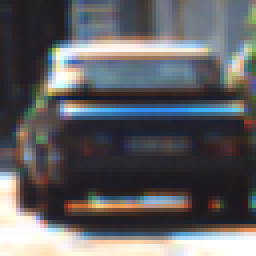
#> input picture Writeup_images/vehicle.png, 64 x 64 px, found by its file name (shown 4 times larger); the run also reads 1 picture not shown here
$ jupyter execute --allow-errors Vehicle_detection-final.ipynb   (shell and % lines are left out)   (older library calls are emulated)
#> lines starting #> are read from the running program, lines starting #| are printed output that depends on the picture; pictures that were not available may be replaced by others from this repository, and a replacement may not be noted
[cell 1]
import matplotlib.image as mpimg
import matplotlib.pyplot as plt
import cv2
import numpy as np
import glob
from skimage.feature import hog
from sklearn.preprocessing import StandardScaler
from sklearn.svm import SVC
from sklearn.model_selection import train_test_split

#first, we're just going to pull in all the lesson functions
#pix_per_cell = 8;
#cell_per_block = 2;
#orient = 9;

def get_hog_features(img, orient, pix_per_cell, cell_per_block,
                        vis=False, feature_vec=True):
    # Call with two outputs if vis==True
    #print(img.size)
    #print(img.size)
    #gray_img = cv2.cvtColor(img,cv2.COLOR_RGB2GRAY)

    if vis == True:
        features, hog_image = hog(img, orientations=orient,
                                  pixels_per_cell=(pix_per_cell, pix_per_cell),
                                  cells_per_block=(cell_per_block, cell_per_block),
                                  transform_sqrt=True,
                                  visualise=vis, feature_vector=feature_vec)
        return features, hog_image
        #return "alpha"
        # Otherwise call with one output
    else:
        features = hog(img, orientations=orient,
                       pixels_per_cell=(pix_per_cell, pix_per_cell),
                       cells_per_block=(cell_per_block, cell_per_block),
                       transform_sqrt=True,
                       visualise=vis, feature_vector=feature_vec)
        return features
        #return "beta"

# Define a function to compute binned color features
# [5 lines left out: function bin_spatial, not called in this run]


def color_hist(img, nbins=32, bins_range=(0, 256)):
    # Compute the histogram of the color channels separately
    channel1_hist = np.histogram(img[:,:,0], bins=nbins, range=bins_range)
    channel2_hist = np.histogram(img[:,:,1], bins=nbins, range=bins_range)
    channel3_hist = np.histogram(img[:,:,2], bins=nbins, range=bins_range)
    # Concatenate the histograms into a single feature vector
    hist_features = np.concatenate((channel1_hist[0], channel2_hist[0], channel3_hist[0]))
    # Return the individual histograms, bin_centers and feature vector
    return hist_features

# Define a function to extract features from a list of images
# Have this function call bin_spatial() and color_hist()
def extract_features(imgs, color_space='RGB', spatial_size=(32, 32),
                        hist_bins=32, orient=9,
                        pix_per_cell=8, cell_per_block=2, hog_channel=0,
                        spatial_feat=True, hist_feat=True, hog_feat=True):
    # Create a list to append feature vectors to
    features = []
    # Iterate through the list of images
    for file in imgs:
        file_features = []
        # Read in each one by one
        image = mpimg.imread(file)
        # apply color conversion if other than 'RGB'
        if color_space != 'RGB':
            if color_space == 'HSV':
                feature_image = cv2.cvtColor(image, cv2.COLOR_RGB2HSV)
            elif color_space == 'LUV':
                feature_image = cv2.cvtColor(image, cv2.COLOR_RGB2LUV)
            elif color_space == 'HLS':
                feature_image = cv2.cvtColor(image, cv2.COLOR_RGB2HLS)
            elif color_space == 'YUV':
                feature_image = cv2.cvtColor(image, cv2.COLOR_RGB2YUV)
            elif color_space == 'YCrCb':
                feature_image = cv2.cvtColor(image, cv2.COLOR_RGB2YCrCb)
        else: feature_image = np.copy(image)

        if spatial_feat == True:
            spatial_features = bin_spatial(feature_image, size=spatial_size)
            file_features.append(spatial_features)
        if hist_feat == True:
            # Apply color_hist()
            hist_features = color_hist(feature_image, nbins=hist_bins)
            file_features.append(hist_features)
        if hog_feat == True:
        # Call get_hog_features() with vis=False, feature_vec=True
            if hog_channel == 'ALL':
                hog_features = []
                for channel in range(feature_image.shape[2]):
                    hog_features.append(get_hog_features(feature_image[:,:,channel],
                                        orient, pix_per_cell, cell_per_block,
                                        vis=False, feature_vec=True))
                hog_features = np.ravel(hog_features)
            else:
                hog_features = get_hog_features(feature_image[:,:,hog_channel], orient,
                            pix_per_cell, cell_per_block, vis=False, feature_vec=True)
            # Append the new feature vector to the features list
            file_features.append(hog_features)
        features.append(np.concatenate(file_features))
    # Return list of feature vectors
    return features

# Define a function that takes an image,
# start and stop positions in both x and y,
# window size (x and y dimensions),
# and overlap fraction (for both x and y)
def slide_window(img, x_start_stop=[None, None], y_start_stop=[None, None],
                    xy_window=(64, 64), xy_overlap=(0.5, 0.5)):
    # If x and/or y start/stop positions not defined, set to image size
    if x_start_stop[0] == None:
        x_start_stop[0] = 0
    if x_start_stop[1] == None:
        x_start_stop[1] = img.shape[1]
    if y_start_stop[0] == None:
        y_start_stop[0] = 0
    if y_start_stop[1] == None:
        y_start_stop[1] = img.shape[0]
    # Compute the span of the region to be searched
    xspan = x_start_stop[1] - x_start_stop[0]
    yspan = y_start_stop[1] - y_start_stop[0]
    # Compute the number of pixels per step in x/y
    nx_pix_per_step = np.int(xy_window[0]*(1 - xy_overlap[0]))
    ny_pix_per_step = np.int(xy_window[1]*(1 - xy_overlap[1]))
    # Compute the number of windows in x/y
    nx_buffer = np.int(xy_window[0]*(xy_overlap[0]))
    ny_buffer = np.int(xy_window[1]*(xy_overlap[1]))
    nx_windows = np.int((xspan-nx_buffer)/nx_pix_per_step)
    ny_windows = np.int((yspan-ny_buffer)/ny_pix_per_step)
    # Initialize a list to append window positions to
    window_list = []
    # Loop through finding x and y window positions
    # Note: you could vectorize this step, but in practice
    # you'll be considering windows one by one with your
    # classifier, so looping makes sense
    for ys in range(ny_windows):
        for xs in range(nx_windows):
            # Calculate window position
            startx = xs*nx_pix_per_step + x_start_stop[0]
            endx = startx + xy_window[0]
            starty = ys*ny_pix_per_step + y_start_stop[0]
            endy = starty + xy_window[1]

            # Append window position to list
            window_list.append(((startx, starty), (endx, endy)))
    # Return the list of windows
    return window_list

# Define a function to draw bounding boxes
def draw_boxes(img, bboxes, color=(0, 0, 255), thick=6):
    # Make a copy of the image
    imcopy = np.copy(img)
    # Iterate through the bounding boxes
    for bbox in bboxes:
        # Draw a rectangle given bbox coordinates
        cv2.rectangle(imcopy, bbox[0], bbox[1], color, thick)
    # Return the image copy with boxes drawn
    return imcopy

[cell 2]
# [45 lines left out: function single_img_features, not called in this run]

[cell 3]
# [7 lines left out: function convert_color, not called in this run]

[cell 4]
#First parameters used
color_space = 'YCrCb' # Can be RGB, HSV, LUV, HLS, YUV, YCrCb
orient = 9  # HOG orientations
pix_per_cell = 8 # HOG pixels per cell
cell_per_block = 2
#cell_per_block = 2 # HOG cells per block
hog_channel = "0" # Can be 0, 1, 2, or "ALL"
spatial_size = (32, 32) # Spatial binning dimensions
hist_bins = 16    # Number of histogram bins
#spatial_feat = True # Spatial features on or off
#hist_feat = True # Histogram features on or off
spatial_feat = False
hist_feat = False
hog_feat = True # HOG features on or off
y_start_stop = [375, None] # Min and max in y to search in slide_window()
x_start_stop = [350, None]
n_training_samples = 1000
window_size = 96

[cell 5]
#final parameters used
color_space = 'YCrCb' # Can be RGB, HSV, LUV, HLS, YUV, YCrCb
orient = 6  # HOG orientations
pix_per_cell = 16 # HOG pixels per cell
cell_per_block = 1
#cell_per_block = 2 # HOG cells per block
hog_channel = "ALL" # Can be 0, 1, 2, or "ALL"
spatial_size = (32, 32) # Spatial binning dimensions
hist_bins = 16    # Number of histogram bins
#spatial_feat = True # Spatial features on or off
#hist_feat = True # Histogram features on or off
spatial_feat = False
hist_feat = True
hog_feat = True # HOG features on or off
y_start_stop = [375, None] # Min and max in y to search in slide_window()
x_start_stop = [350, None]
n_training_samples = 1000
window_size = 96

[cell 6]
image_practice_car = mpimg.imread("./labeled_training_images/practice/vehicle.png")
#> image_practice_car is the input picture: shape (64, 64, 3) float32; mean R, G, B 0.375, 0.374, 0.386
image_practice_noncar = mpimg.imread("./labeled_training_images/non-vehicles/Extras/extra27.png")
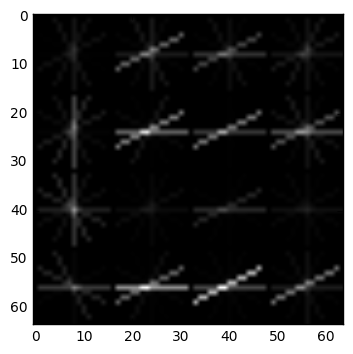
#> input picture Writeup_images/Car_post_HOG.png, 353 x 354 px, given in place of extra27.png, which was not available
#> image_practice_noncar is the input picture: shape (354, 353, 4) float32; mean R, G, B, A 0.231, 0.231, 0.231, 0.782

image_practice_car_ycr = cv2.cvtColor(image_practice_car, cv2.COLOR_RGB2YCrCb)
#> image_practice_car_ycr: shape (64, 64, 3) float32; mean of channels 0, 1, 2 0.376, 0.5, 0.506
image_practice_noncar_ycr = cv2.cvtColor(image_practice_noncar, cv2.COLOR_RGB2YCrCb)
#> image_practice_noncar_ycr: shape (354, 353, 3) float32; mean of channels 0, 1, 2 0.231, 0.5, 0.5


# [5 lines of commented-out code are left out]

print((image_practice_car.shape))
#| (64, 64, 3)

trash, features_practice_car = get_hog_features(image_practice_car_ycr[:,:,0], orient, pix_per_cell, cell_per_block, vis = True)
#> in get_hog_features, `features, hog_image = hog(img, orientations=orient, pixels_per_cell=(p..`: features = 96 values, max 0.704 at index 38, min 0.034 at index 41, mean 0.361
#> in get_hog_features, `features, hog_image = hog(img, orientations=orient, pixels_per_cell=(p..`:
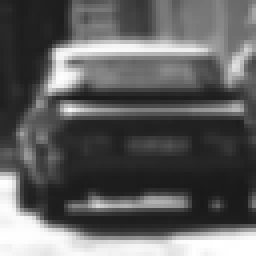
#> img: shape (64, 64) float32 (shown 4 times larger); min 0.1, max 1, mean 0.376
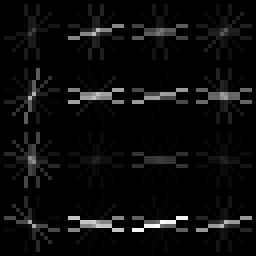
#> features_practice_car: shape (64, 64) float32 (shown 4 times larger); min 0, max 0.125, mean 0.0056; drawn with min black and max white
#> trash has the same summary as features in get_hog_features

_ ,features_practice_noncar = get_hog_features(image_practice_noncar_ycr[:,:,0], orient, pix_per_cell, cell_per_block,
                                               vis=True, feature_vec=True)
#> call 2 of get_hog_features, with orient = 6, pix_per_cell = 16, cell_per_block = 1, vis = True, feature_vec = True
#> in get_hog_features (call 2), `features, hog_image = hog(img, orientations=orient, pixels_per_cell=(p..`:
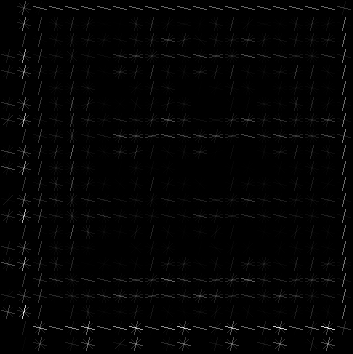
#> hog_image: shape (354, 353) float32; min 0, max 0.3, mean 0.00426; drawn with min black and max white
#> in get_hog_features (call 2), `features, hog_image = hog(img, orientations=orient, pixels_per_cell=(p..`: features = 2904 values, max 1 at index 21, min 0 at index 0, mean 0.312
#> (the rest of the program and of its run is left out)
